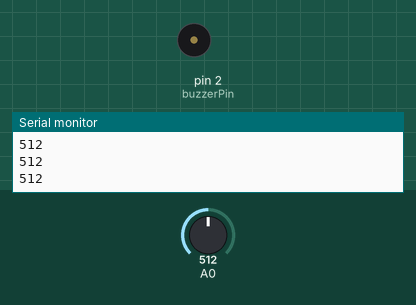
Simulated run of this sketch. Board: Arduino Uno, built with avr-gcc and run on an emulated ATmega328P. Shown: buzzer (waves = sounding), the last lines printed to the serial monitor. The inputs (shaded band) are chosen by the test bench; at power-on: A0 = 512.

Above: at 1.2 s.
1.3 s: A0 set to 587
2.8 s: A0 set to 614
At 3.4 s:
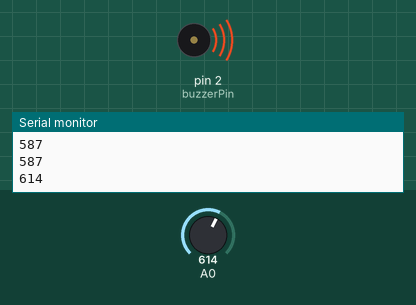
5.8 s: A0 set to 590
At 6.9 s:
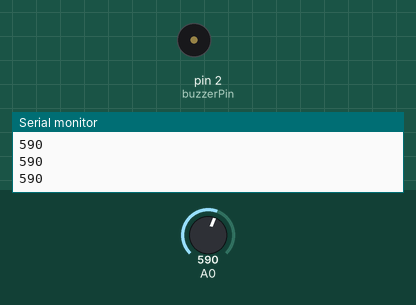
7.3 s: A0 set to 610
At 8.0 s:
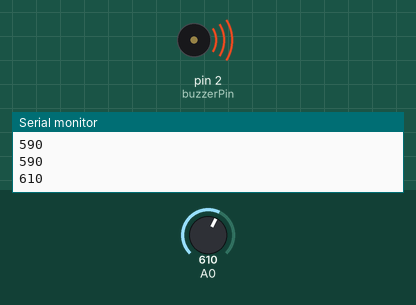
Timing chart, 0 to 11.3 s (numbered marks = the images above; inputs shaded):
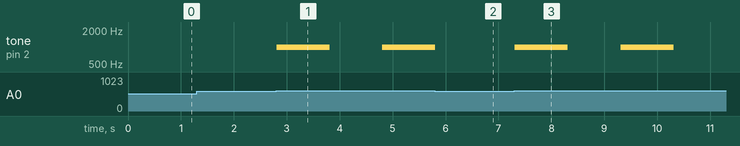

Measured:
- the behaviour switches between 599 and 600 on A0 (found by bisection; images 0 and 1)
- after the input at 2.8 s, tone on pin 2 (buzzerPin): silent → 1000 Hz at once, → silent 1.0 s later, → 1000 Hz 1.0 s later
- after the input at 5.8 s, tone on pin 2 (buzzerPin): goes on until 5.8 s, then stays silent
- after the input at 7.3 s, tone on pin 2 (buzzerPin): alternates 1000 Hz for 1.0 s and silent for 1.0 s, starting at once

The sketch:

swanky_bigery1.ino
```cpp
// C++ code
//

int buzzerPin = 2;

void setup()
{
  Serial.begin(9600);
  pinMode(buzzerPin, OUTPUT);
}

void loop()
{
   int light = analogRead(A0);
   Serial.println(light);

  if (light <= 200) {

  }

  if (light >= 600) {
  	tone(buzzerPin, 1000);
    delay(1000);
    noTone(buzzerPin);
    delay(1000);
  }
}
```
